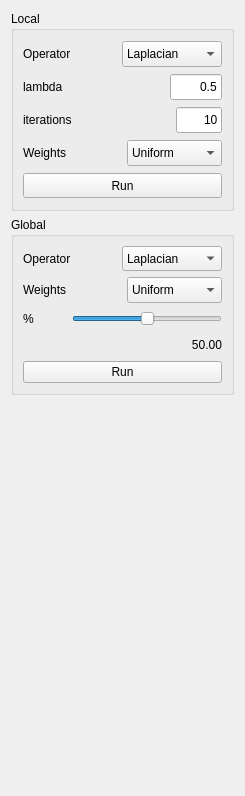
            <widget class="QWidget" name="tab_3">
             <attribute name="title">
              <string>Smoothing</string>
             </attribute>
             <layout class="QVBoxLayout" name="verticalLayout_12">
              <item>
               <widget class="QGroupBox" name="groupBox_3">
                <property name="minimumSize">
                 <size>
                  <width>200</width>
                  <height>200</height>
                 </size>
                </property>
                <property name="maximumSize">
                 <size>
                  <width>16777215</width>
                  <height>16777215</height>
                 </size>
                </property>
                <property name="title">
                 <string>Local</string>
                </property>
                <layout class="QVBoxLayout" name="verticalLayout_11">
                 <item>
                  <layout class="QHBoxLayout" name="horizontalLayout_4">
                   <item>
                    <widget class="QLabel" name="label_12">
                     <property name="minimumSize">
                      <size>
                       <width>65</width>
                       <height>24</height>
                      </size>
                     </property>
                     <property name="maximumSize">
                      <size>
                       <width>65</width>
                       <height>25</height>
                      </size>
                     </property>
                     <property name="text">
                      <string>Operator</string>
                     </property>
                    </widget>
                   </item>
                   <item>
                    <spacer name="horizontalSpacer_15">
                     <property name="orientation">
                      <enum>Qt::Horizontal</enum>
                     </property>
                     <property name="sizeHint" stdset="0">
                      <size>
                       <width>28</width>
                       <height>20</height>
                      </size>
                     </property>
                    </spacer>
                   </item>
                   <item>
                    <widget class="QComboBox" name="CB_Smooth_Local_Operators">
                     <property name="minimumSize">
                      <size>
                       <width>100</width>
                       <height>25</height>
                      </size>
                     </property>
                     <property name="maximumSize">
                      <size>
                       <width>100</width>
                       <height>26</height>
                      </size>
                     </property>
                     <item>
                      <property name="text">
                       <string>Laplacian</string>
                      </property>
                     </item>
                     <item>
                      <property name="text">
                       <string>Bilaplacian</string>
                      </property>
                     </item>
                     <item>
                      <property name="text">
                       <string>TaubinLM</string>
                      </property>
                     </item>
                    </widget>
                   </item>
                  </layout>
                 </item>
                 <item>
                  <layout class="QHBoxLayout" name="horizontalLayout_5">
                   <item>
                    <widget class="QLabel" name="label_2">
                     <property name="minimumSize">
                      <size>
                       <width>47</width>
                       <height>24</height>
                      </size>
                     </property>
                     <property name="maximumSize">
                      <size>
                       <width>47</width>
                       <height>26</height>
                      </size>
                     </property>
                     <property name="text">
                      <string>lambda</string>
                     </property>
                    </widget>
                   </item>
                   <item>
                    <spacer name="horizontalSpacer_2">
                     <property name="orientation">
                      <enum>Qt::Horizontal</enum>
                     </property>
                     <property name="sizeHint" stdset="0">
                      <size>
                       <width>27</width>
                       <height>23</height>
                      </size>
                     </property>
                    </spacer>
                   </item>
                   <item>
                    <widget class="QLineEdit" name="LE_Smooth_Local_Lambda">
                     <property name="maximumSize">
                      <size>
                       <width>52</width>
                       <height>26</height>
                      </size>
                     </property>
                     <property name="text">
                      <string>0.5</string>
                     </property>
                     <property name="alignment">
                      <set>Qt::AlignRight|Qt::AlignTrailing|Qt::AlignVCenter</set>
                     </property>
                    </widget>
                   </item>
                  </layout>
                 </item>
                 <item>
                  <layout class="QHBoxLayout" name="horizontalLayout_7">
                   <item>
                    <widget class="QLabel" name="label_3">
                     <property name="minimumSize">
                      <size>
                       <width>65</width>
                       <height>24</height>
                      </size>
                     </property>
                     <property name="maximumSize">
                      <size>
                       <width>65</width>
                       <height>25</height>
                      </size>
                     </property>
                     <property name="text">
                      <string>iterations</string>
                     </property>
                    </widget>
                   </item>
                   <item>
                    <spacer name="horizontalSpacer">
                     <property name="orientation">
                      <enum>Qt::Horizontal</enum>
                     </property>
                     <property name="sizeHint" stdset="0">
                      <size>
                       <width>21</width>
                       <height>23</height>
                      </size>
                     </property>
                    </spacer>
                   </item>
                   <item>
                    <widget class="QLineEdit" name="LE_Smooth_Local_NumIter">
                     <property name="maximumSize">
                      <size>
                       <width>46</width>
                       <height>26</height>
                      </size>
                     </property>
                     <property name="text">
                      <string>10</string>
                     </property>
                     <property name="alignment">
                      <set>Qt::AlignRight|Qt::AlignTrailing|Qt::AlignVCenter</set>
                     </property>
                    </widget>
                   </item>
                  </layout>
                 </item>
                 <item>
                  <layout class="QHBoxLayout" name="horizontalLayout_18">
                   <item>
                    <widget class="QLabel" name="label_4">
                     <property name="minimumSize">
                      <size>
                       <width>61</width>
                       <height>24</height>
                      </size>
                     </property>
                     <property name="maximumSize">
                      <size>
                       <width>65</width>
                       <height>25</height>
                      </size>
                     </property>
                     <property name="text">
                      <string>Weights</string>
                     </property>
                    </widget>
                   </item>
                   <item>
                    <spacer name="horizontalSpacer_3">
                     <property name="orientation">
                      <enum>Qt::Horizontal</enum>
                     </property>
                     <property name="sizeHint" stdset="0">
                      <size>
                       <width>18</width>
                       <height>20</height>
                      </size>
                     </property>
                    </spacer>
                   </item>
                   <item>
                    <widget class="QComboBox" name="CB_Smooth_Local_WeightType">
                     <property name="minimumSize">
                      <size>
                       <width>95</width>
                       <height>26</height>
                      </size>
                     </property>
                     <property name="maximumSize">
                      <size>
                       <width>95</width>
                       <height>26</height>
                      </size>
                     </property>
                     <item>
                      <property name="text">
                       <string>Uniform</string>
                      </property>
                     </item>
                     <item>
                      <property name="text">
                       <string>Cotangent</string>
                      </property>
                     </item>
                    </widget>
                   </item>
                  </layout>
                 </item>
                 <item>
                  <widget class="QPushButton" name="PB_Smooth_Local_Run">
                   <property name="maximumSize">
                    <size>
                     <width>218</width>
                     <height>25</height>
                    </size>
                   </property>
                   <property name="text">
                    <string>Run</string>
                   </property>
                  </widget>
                 </item>
                </layout>
               </widget>
              </item>
              <item>
               <widget class="QGroupBox" name="groupBox_4">
                <property name="title">
                 <string>Global</string>
                </property>
                <layout class="QVBoxLayout" name="verticalLayout_10">
                 <item>
                  <layout class="QHBoxLayout" name="horizontalLayout_19">
                   <item>
                    <widget class="QLabel" name="label_14">
                     <property name="minimumSize">
                      <size>
                       <width>65</width>
                       <height>25</height>
                      </size>
                     </property>
                     <property name="maximumSize">
                      <size>
                       <width>65</width>
                       <height>25</height>
                      </size>
                     </property>
                     <property name="text">
                      <string>Operator</string>
                     </property>
                    </widget>
                   </item>
                   <item>
                    <spacer name="horizontalSpacer_16">
                     <property name="orientation">
                      <enum>Qt::Horizontal</enum>
                     </property>
                     <property name="sizeHint" stdset="0">
                      <size>
                       <width>17</width>
                       <height>20</height>
                      </size>
                     </property>
                    </spacer>
                   </item>
                   <item>
                    <widget class="QComboBox" name="CB_Smooth_Global_Operators">
                     <property name="minimumSize">
                      <size>
                       <width>100</width>
                       <height>25</height>
                      </size>
                     </property>
                     <property name="maximumSize">
                      <size>
                       <width>100</width>
                       <height>26</height>
                      </size>
                     </property>
                     <item>
                      <property name="text">
                       <string>Laplacian</string>
                      </property>
                     </item>
                     <item>
                      <property name="text">
                       <string>Bilaplacian</string>
                      </property>
                     </item>
                     <item>
                      <property name="text">
                       <string>TaubinLM</string>
                      </property>
                     </item>
                    </widget>
                   </item>
                  </layout>
                 </item>
                 <item>
                  <layout class="QHBoxLayout" name="horizontalLayout_15">
                   <item>
                    <widget class="QLabel" name="label_9">
                     <property name="minimumSize">
                      <size>
                       <width>61</width>
                       <height>25</height>
                      </size>
                     </property>
                     <property name="maximumSize">
                      <size>
                       <width>61</width>
                       <height>25</height>
                      </size>
                     </property>
                     <property name="text">
                      <string>Weights</string>
                     </property>
                    </widget>
                   </item>
                   <item>
                    <spacer name="horizontalSpacer_12">
                     <property name="orientation">
                      <enum>Qt::Horizontal</enum>
                     </property>
                     <property name="sizeHint" stdset="0">
                      <size>
                       <width>18</width>
                       <height>20</height>
                      </size>
                     </property>
                    </spacer>
                   </item>
                   <item>
                    <widget class="QComboBox" name="CB_Smooth_Global_WeightType">
                     <property name="minimumSize">
                      <size>
                       <width>95</width>
                       <height>26</height>
                      </size>
                     </property>
                     <property name="maximumSize">
                      <size>
                       <width>95</width>
                       <height>26</height>
                      </size>
                     </property>
                     <item>
                      <property name="text">
                       <string>Uniform</string>
                      </property>
                     </item>
                     <item>
                      <property name="text">
                       <string>Cotangent</string>
                      </property>
                     </item>
                    </widget>
                   </item>
                  </layout>
                 </item>
                 <item>
                  <layout class="QVBoxLayout" name="verticalLayout_5">
                   <item>
                    <layout class="QHBoxLayout" name="horizontalLayout_14">
                     <item>
                      <widget class="QLabel" name="label_10">
                       <property name="text">
                        <string>%</string>
                       </property>
                      </widget>
                     </item>
                     <item>
                      <spacer name="horizontalSpacer_13">
                       <property name="orientation">
                        <enum>Qt::Horizontal</enum>
                       </property>
                       <property name="sizeHint" stdset="0">
                        <size>
                         <width>18</width>
                         <height>20</height>
                        </size>
                       </property>
                      </spacer>
                     </item>
                     <item>
                      <widget class="QSlider" name="HS_Smooth_Global_Percentage">
                       <property name="minimumSize">
                        <size>
                         <width>150</width>
                         <height>0</height>
                        </size>
                       </property>
                       <property name="maximum">
                        <number>10000</number>
                       </property>
                       <property name="value">
                        <number>5000</number>
                       </property>
                       <property name="orientation">
                        <enum>Qt::Horizontal</enum>
                       </property>
                      </widget>
                     </item>
                    </layout>
                   </item>
                   <item>
                    <layout class="QHBoxLayout" name="horizontalLayout_3">
                     <item>
                      <spacer name="horizontalSpacer_11">
                       <property name="orientation">
                        <enum>Qt::Horizontal</enum>
                       </property>
                       <property name="sizeHint" stdset="0">
                        <size>
                         <width>40</width>
                         <height>20</height>
                        </size>
                       </property>
                      </spacer>
                     </item>
                     <item>
                      <widget class="QLabel" name="LABEL_Smooth_Global_Percentage">
                       <property name="minimumSize">
                        <size>
                         <width>71</width>
                         <height>20</height>
                        </size>
                       </property>
                       <property name="text">
                        <string>50.00</string>
                       </property>
                       <property name="alignment">
                        <set>Qt::AlignRight|Qt::AlignTrailing|Qt::AlignVCenter</set>
                       </property>
                      </widget>
                     </item>
                    </layout>
                   </item>
                  </layout>
                 </item>
                 <item>
                  <widget class="QPushButton" name="PB_Smooth_Global_Run">
                   <property name="maximumSize">
                    <size>
                     <width>218</width>
                     <height>25</height>
                    </size>
                   </property>
                   <property name="text">
                    <string>Run</string>
                   </property>
                  </widget>
                 </item>
                </layout>
               </widget>
              </item>
              <item>
               <spacer name="verticalSpacer_3">
                <property name="orientation">
                 <enum>Qt::Vertical</enum>
                </property>
                <property name="sizeHint" stdset="0">
                 <size>
                  <width>20</width>
                  <height>390</height>
                 </size>
                </property>
               </spacer>
              </item>
             </layout>
            </widget>
